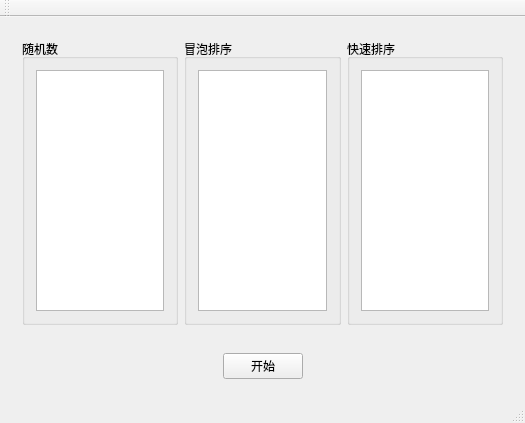
<?xml version="1.0" encoding="UTF-8"?>
<ui version="4.0">
 <class>MainWindow</class>
 <widget class="QMainWindow" name="MainWindow">
  <property name="geometry">
   <rect>
    <x>0</x>
    <y>0</y>
    <width>525</width>
    <height>423</height>
   </rect>
  </property>
  <property name="windowTitle">
   <string>MainWindow</string>
  </property>
  <widget class="QWidget" name="centralWidget">
   <layout class="QVBoxLayout" name="verticalLayout_2">
    <item>
     <layout class="QVBoxLayout" name="verticalLayout">
      <item>
       <widget class="QWidget" name="widget" native="true">
        <layout class="QHBoxLayout" name="horizontalLayout_4">
         <item>
          <widget class="QGroupBox" name="groupBox">
           <property name="title">
            <string>随机数</string>
           </property>
           <layout class="QHBoxLayout" name="horizontalLayout">
            <item>
             <widget class="QListWidget" name="randList"/>
            </item>
           </layout>
          </widget>
         </item>
         <item>
          <widget class="QGroupBox" name="groupBox_2">
           <property name="title">
            <string>冒泡排序</string>
           </property>
           <layout class="QHBoxLayout" name="horizontalLayout_2">
            <item>
             <widget class="QListWidget" name="bubbleList"/>
            </item>
           </layout>
          </widget>
         </item>
         <item>
          <widget class="QGroupBox" name="groupBox_3">
           <property name="title">
            <string>快速排序</string>
           </property>
           <layout class="QHBoxLayout" name="horizontalLayout_3">
            <item>
             <widget class="QListWidget" name="quickList"/>
            </item>
           </layout>
          </widget>
         </item>
        </layout>
       </widget>
      </item>
      <item>
       <widget class="QWidget" name="widget_2" native="true">
        <layout class="QHBoxLayout" name="horizontalLayout_5">
         <item>
          <spacer name="horizontalSpacer">
           <property name="orientation">
            <enum>Qt::Horizontal</enum>
           </property>
           <property name="sizeHint" stdset="0">
            <size>
             <width>210</width>
             <height>20</height>
            </size>
           </property>
          </spacer>
         </item>
         <item>
          <widget class="QPushButton" name="start">
           <property name="text">
            <string>开始</string>
           </property>
          </widget>
         </item>
         <item>
          <spacer name="horizontalSpacer_2">
           <property name="orientation">
            <enum>Qt::Horizontal</enum>
           </property>
           <property name="sizeHint" stdset="0">
            <size>
             <width>209</width>
             <height>20</height>
            </size>
           </property>
          </spacer>
         </item>
        </layout>
       </widget>
      </item>
     </layout>
    </item>
   </layout>
  </widget>
  <widget class="QMenuBar" name="menuBar">
   <property name="geometry">
    <rect>
     <x>0</x>
     <y>0</y>
     <width>525</width>
     <height>36</height>
    </rect>
   </property>
  </widget>
  <widget class="QToolBar" name="mainToolBar">
   <attribute name="toolBarArea">
    <enum>TopToolBarArea</enum>
   </attribute>
   <attribute name="toolBarBreak">
    <bool>false</bool>
   </attribute>
  </widget>
  <widget class="QStatusBar" name="statusBar"/>
 </widget>
 <layoutdefault spacing="6" margin="11"/>
 <resources/>
 <connections/>
</ui>
